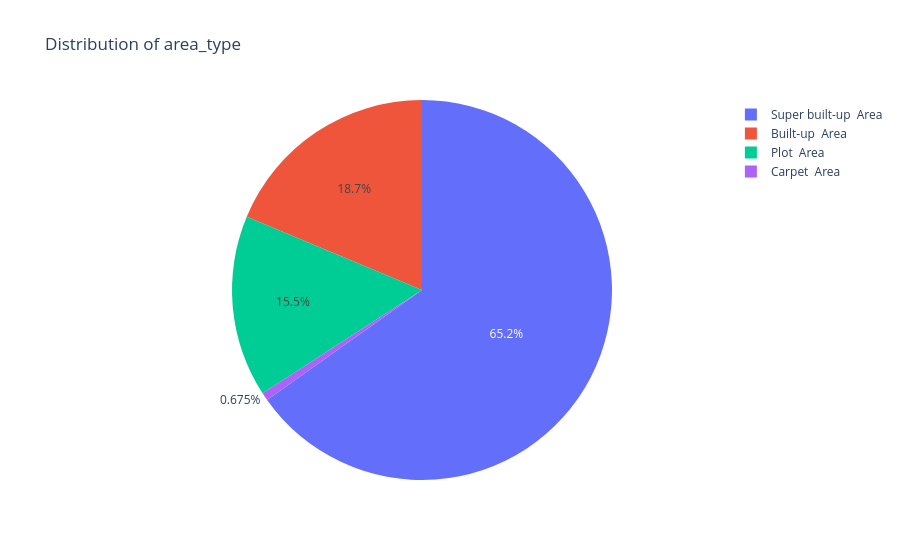

The code cell stored with this chart in its notebook:
### Code cell
for i in categorical:
    counts = df[i].value_counts()
    fig = px.pie(counts, values=counts.values, names=counts.index, title=f'Distribution of {i}')
    fig.show()

### Figure 1 — Plotly figure (JSON) as saved in the notebook; plotly's stock layout.template omitted (floating-point values rounded to 4 significant figures)
{"data": [{"domain": {"x": [0, 1], "y": [0, 1]}, "hovertemplate": "area_type=%{label}<br>value=%{value}<extra></extra>", "labels": ["Super built-up  Area", "Built-up  Area", "Plot  Area", "Carpet  Area"], "legendgroup": "", "name": "", "showlegend": true, "type": "pie", "values": [8306, 2382, 1971, 86]}], "layout": {"autosize": true, "legend": {"tracegroupgap": 0}, "title": {"text": "Distribution of area_type"}}}
